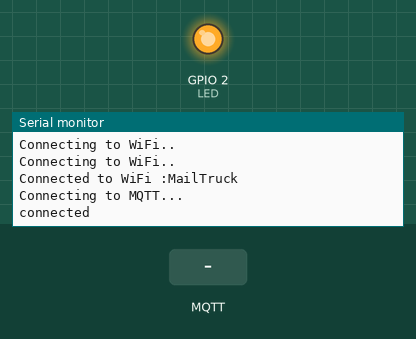
Recording of a sketch running on a simulated ESP8266 (NodeMCU). On the bench: output pins drawn as LEDs (lit = HIGH), the last lines printed to the serial monitor. The inputs (shaded band) are chosen by the test bench. WiFi joins after 1.5 s; servers stay silent unless stated; no MQTT or app messages arrive unless stated.

Above: at 3.7 s.
3.8 s: MQTT message "#pwr" arrives on the first subscribed topic
At 4.7 s:
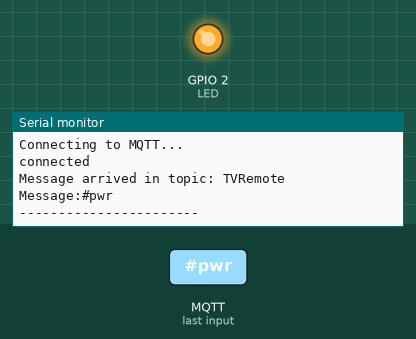
5.3 s: MQTT message "#vup" arrives on the first subscribed topic
At 5.7 s:
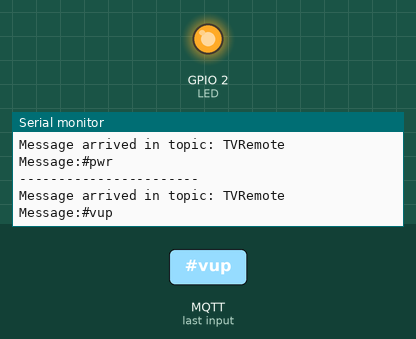
6.8 s: MQTT message "#vdown" arrives on the first subscribed topic
At 8.6 s:
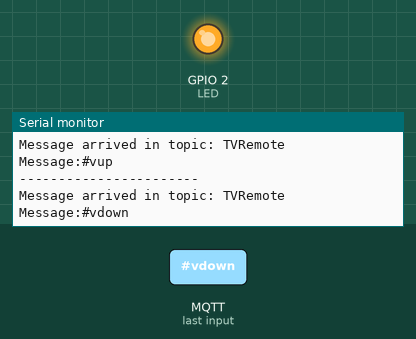

Measured:
- after the input at 3.8 s, the serial monitor: prints a new line at once (image 1)
- after the input at 5.3 s, the serial monitor: prints a new line at once (image 2)
- after the input at 6.8 s, the serial monitor: prints a new line after 0.34 s (image 3)

The sketch:

MQTT_TV_Control.ino
```cpp
/*
 *  ESP8266 NodeMCU MQTT Example
 *  https://circuits4you.com
 *  -Manoj R. Thakur
 */
#include <ESP8266WiFi.h>
#include <PubSubClient.h>
#include <IRremoteESP8266.h>
#include <IRsend.h>
#define LED 2

//Enter your wifi credentials
const char* ssid = "MailTruck";
const char* password =  "Faith1212";

//Enter your mqtt server configurations
const char* mqttServer = "192.168.1.88";    //Enter Your mqttServer address
const int mqttPort = 1883;       //Port number
const char* mqttUser = ""; //User
const char* mqttPassword = ""; //Password
IRsend irsend(4);  // An IR LED is controlled by GPIO pin 4 (D2)

WiFiClient espClient;
PubSubClient client(espClient);

void setup() {
  delay(1000);
  pinMode(LED,OUTPUT);
  Serial.begin(115200);
  irsend.begin();
  WiFi.begin(ssid, password);

  while (WiFi.status() != WL_CONNECTED) {
    delay(500);
    Serial.println("Connecting to WiFi..");
  }
  Serial.print("Connected to WiFi :");
  Serial.println(WiFi.SSID());

  client.setServer(mqttServer, mqttPort);
  client.setCallback(MQTTcallback);

  while (!client.connected()) {
    Serial.println("Connecting to MQTT...");

    if (client.connect("ESP8266", mqttUser, mqttPassword )) {

      Serial.println("connected");
      digitalWrite(LED,HIGH);

    } else {

      Serial.print("failed with state ");
      Serial.println(client.state());  //If you get state 5: mismatch in configuration
      delay(2000);

    }
  }

  client.publish("TVRemote", "Hello from ESP8266");
  client.subscribe("TVRemote");
}

void MQTTcallback(char* topic, byte* payload, unsigned int length) {

  Serial.print("Message arrived in topic: ");
  Serial.println(topic);

  Serial.print("Message:");

  String message;
  for (int i = 0; i < length; i++) {
    message = message + (char)payload[i];  //Conver *byte to String
  }
  Serial.print(message);
  if(message == "#pwr") {irsend.sendNEC(0x40be629d, 32);}    //TV on
  if(message == "#vup"){volumeUp();}                                               //Volume Up
  if(message == "#vdown"){volumeDown();}                                           //Volume Down
  if(message == "#mute"){irsend.sendNEC(0x40be32cd, 32);}  //Mute
  if(message == "#src0"){sourceNext();}                                            //Source Next
  if(message == "#src2"){source2();}                                               //Source 2
  if(message == "#src3"){source3();}                                               //Source 3

  Serial.println();
  Serial.println("-----------------------");
}

void volumeUp(){
   for (int i = 0; i < 5; i++) {
    irsend.sendNEC(0x40be30cf, 32);
    delay(300);
   }
}

void volumeDown(){
   for (int i = 0; i < 5; i++) {
    irsend.sendNEC(0x40be9867, 32);
    delay(300);
   }
}

void sourceNext(){
  irsend.sendNEC(0x40bed22d, 32); //Source
  delay(100);
  irsend.sendNEC(0x40be12ed, 32); //Up
  delay(100);
  irsend.sendNEC(0x40be52ad, 32); //Ok
}

void source2(){
  irsend.sendNEC(0x40bed22d, 32); //Source
  delay(100);
  irsend.sendNEC(0x40be12ed, 32); //Up
  delay(100);
  irsend.sendNEC(0x40be52ad, 32); //Ok
}

void source3(){
  irsend.sendNEC(0x40bed22d, 32); //Source
  delay(100);
  irsend.sendNEC(0x40beb24d, 32); //Down
  delay(100);
  irsend.sendNEC(0x40be52ad, 32); //Ok
}
void loop() {
  client.loop();
}
```
